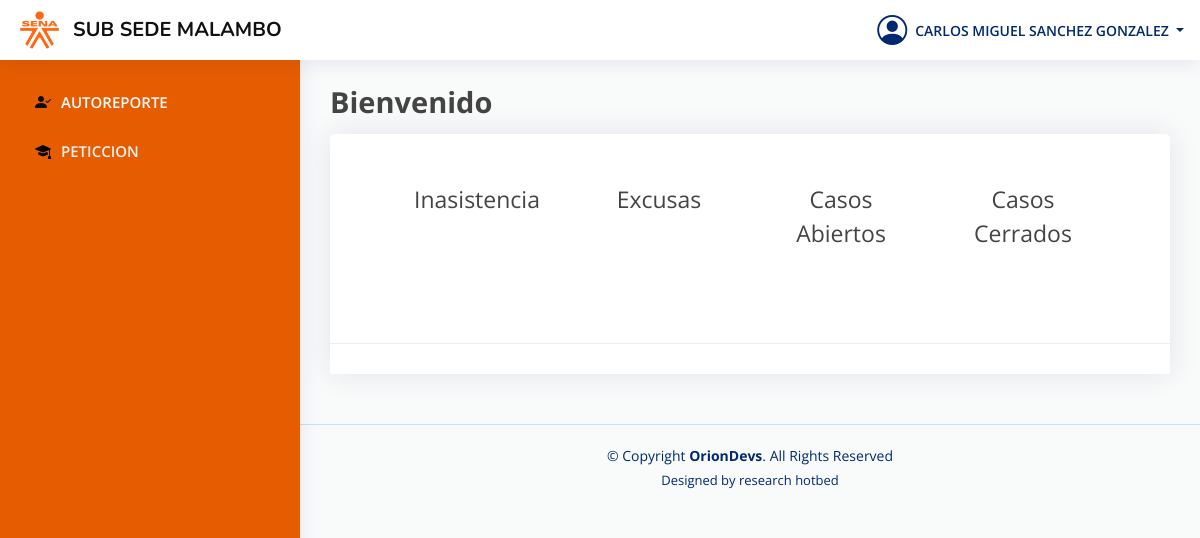
/index (signed in), run on the app's committed database.
### tables this page shows
CREATE TABLE `tbl_aprendiz` (
  `tbl_aprendiz_ID` int NOT NULL,
  `tbl_tipodocumento_ID` int NOT NULL,
  `tbl_aprendiz_DOCUMENTO` bigint DEFAULT NULL,
  `tbl_aprendiz_NOMBRES` varchar(45) DEFAULT NULL,
  `tbl_aprendiz_APELLIDOS` varchar(45) DEFAULT NULL,
  `tbl_aprendiz_CELULAR` varchar(15) DEFAULT NULL,
  `tbl_aprendiz_CORREO` varchar(45) DEFAULT NULL,
  `tbl_aprendiz_PASSWORD` varchar(100) NOT NULL,
  `tbl_aprendiz_DIRECCION` varchar(45) DEFAULT NULL,
  `tbl_aprendiz_ESTADO` varchar(25) NOT NULL,
  `tbl_ficha_ID` int NOT NULL,
  `tbl_programa_ID` int NOT NULL,
  `tbl_aprendiz_PRESENTE` varchar(9) NOT NULL,
  `tbl_aprendiz_SEDE` int NOT NULL,
  `tbl_aprendiz_CARGO` varchar(20) NOT NULL,
  `tbl_aprendiz_EXTERNO` int NOT NULL
);

### app/controlador/PlantillaControlador.php (called while the page is built)
<?php
class ControladorPlantilla{
	public function ctrPlantilla(){
		include "app/vista/plantilla.php";
	}
}

### index.php (called while the page is built)
<?php
require_once "app/controlador/PlantillaControlador.php";
$plantilla = new controladorPlantilla();
$plantilla -> ctrPlantilla();

### app/controlador/LoginControlador.php (called while the page is built, shortened)
<?php
if (isset($_POST["opcion"])) {
	require_once "../modelo/LoginModelo.php";
} else {
	require_once "app/modelo/LoginModelo.php";
}
class LoginControlador
{
	public function DatosUsuarioAprendiz($id)
	{
		$id = $id;
		$r = ModeloUsuarios::DatosUsuarioAprendiz($id);
		$datos =
			[
				'tipo_documento' => $r["tipo_documento"],
				'numero_documento' => $r["numero_documento"],
				'nombres' => $r["nombres"],
				'apellidos' => $r["apellidos"],
				'telefono' => $r["telefono"],
				'correo' => $r["correo"],
				'direccion' => $r["direccion"],
				'ficha' => $r["ficha"],
				'programa' => $r["programa"]
			];
		return $datos;
	}
}

### app/modelo/conexion.php (called while the page is built, shortened)
<?php
class Conexion{
    public  static function conectar(){
        $link = new PDO("mysql:host=localhost; dbname=senasubs_parametrizacion", "root", "1130266003");
        return $link;
    }
}

### app/modelo/LoginModelo.php (called while the page is built, shortened)
<?php
require_once "conexion.php";
Class ModeloUsuarios{
    static public function DatosUsuarioAprendiz($id)
    {
        $x=Conexion::conectar()->prepare("SELECT A.tbl_aprendiz_ID as id_aprendiz, A.tbl_aprendiz_DOCUMENTO as numero_documento,
        A.tbl_aprendiz_NOMBRES as nombres, A.tbl_aprendiz_APELLIDOS as apellidos, A.tbl_aprendiz_CELULAR as telefono,
        A.tbl_aprendiz_CORREO as correo, A.tbl_aprendiz_PASSWORD as password, A.tbl_aprendiz_DIRECCION as direccion,
        T.tbl_tipodocumento_NOMBRE as tipo_documento, F.tbl_ficha_CODIGO as ficha, P.tbl_programa_NOMBRE as programa, A.tbl_aprendiz_CARGO as cargo
        FROM tbl_aprendiz as A inner join tbl_tipodocumento as T on A.tbl_tipodocumento_ID=T.tbl_tipodocumento_ID
        inner join tbl_ficha as F on A.tbl_ficha_ID=F.tbl_ficha_ID inner join tbl_programa as P on A.tbl_programa_ID=P.tbl_programa_ID
        WHERE tbl_aprendiz_ID=:id_aprendiz");
        $x->bindParam(":id_aprendiz", $id, PDO::PARAM_INT);
        $x->execute();
        return $x->fetch();
    }
}
?>

### app/vista/MENU/navAprendiz.php (the view, shortened to what this page needs)
<?php
  $id=$_SESSION["sesion_active"]["id_aprendiz"];
  $login = new LoginControlador();
  $datos= $login -> DatosUsuarioAprendiz($id);
?>
    <header id="header" class="header fixed-top d-flex align-items-center">
    <div class="d-flex align-items-center justify-content-between">
        <a href="index.html" class="logo d-flex align-items-center">
            <img src="public/assets/img/logosena.png" alt="">&nbsp;&nbsp;
            <span class="d-sm-none d-none d-lg-block">SUB SEDE MALAMBO</span>
        </a>
    </div>
    <nav class="header-nav ms-auto">
      <ul class="d-flex align-items-center">
        <li class="nav-item dropdown pe-3">
          <a class="nav-link nav-profile d-flex align-items-center pe-0" href="#" data-bs-toggle="dropdown">
            <i class="bi bi-person-circle" style="font-size:30px;"></i>
            <span class="d-none d-md-block dropdown-toggle ps-2">
            <?php
              echo $datos["nombres"]." ".$datos["apellidos"];
            ?>
            </span>
          </a>
        </li>
    </nav>
  </header>

### public/assets/css/style.css (style rules this page uses)
:root { scroll-behavior: smooth; }
body { font-family: "Open Sans", sans-serif; background:#f9fafa; color: #444444; }
a { color: #4154f1; text-decoration: none; }
.logo { line-height: 1; }
@media (min-width: 1200px) { .logo { width: 280px; } }
.logo img { max-height: 38px; margin-right: 6px; }
.logo span { font-size: 20px; font-weight: 700; color: #101111; font-family: "Nunito", sans-serif; }
.header { transition: all 0.5s; z-index: 997; height: 60px; box-shadow: 0px 2px 20px rgba(1, 41, 112, 0.1); background-color: #fff; padding-left: 20px; }
.header-nav ul { list-style: none; }
.header-nav > ul { margin: 0; padding: 0; }
.header-nav .nav-profile { color: #012970; }
.header-nav .nav-profile span { font-size: 14px; font-weight: 600; }
html { min-height: 100%; position: relative; }

### data on the page
tbl_aprendiz: tbl_aprendiz_NOMBRES "CARLOS MIGUEL", tbl_aprendiz_APELLIDOS "SANCHEZ GONZALEZ"
